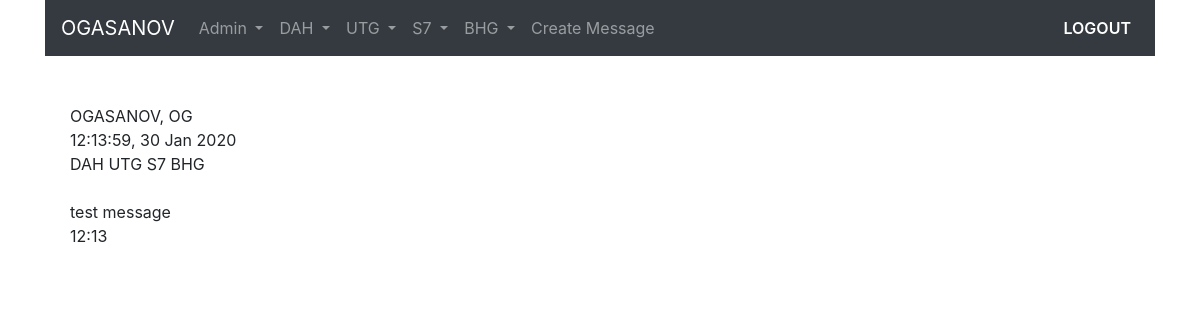
Page /message/1580375639/ (signed in) on the committed database.
### user_model/models.py (models this page shows, shortened)
class UserModel(AbstractBaseUser):
    username = models.CharField(verbose_name='username', max_length=30, unique=True)
    fullname = models.CharField(verbose_name='full name', max_length=100)
    role = models.ForeignKey('UserRole', on_delete=models.CASCADE, related_name='role', null=True)
    date_joined = models.DateTimeField(verbose_name='date joined', auto_now_add=True)
    last_login = models.DateTimeField(verbose_name='last login', auto_now=True)
    is_admin = models.BooleanField(default=False)
    is_active = models.BooleanField(default=True)
    is_staff = models.BooleanField(default=False)
    is_superuser = models.BooleanField(default=False)
    USERNAME_FIELD = 'username'
    REQUIRED_FIELDS = ['fullname', 'role']
    objects = UserModelManager()
    class Meta:
        verbose_name = 'User'
        verbose_name_plural = 'Users'
        ordering = ['username']

class Message(models.Model):
    title = models.CharField(max_length=150, db_index=True)
    slug = models.SlugField(max_length=150, unique=True)
    body = models.TextField(db_index=True)
    tags = models.ManyToManyField('Tag', related_name='t_messages')
    users = models.ManyToManyField('UserModel', related_name='u_messages')
    date_pub = models.DateTimeField(auto_now_add=True)
    class Meta:
        ordering = ['-date_pub']

class Tag(models.Model):
    title = models.CharField(max_length=50, unique=True)
    slug = models.SlugField(max_length=50, unique=True)

### user_model/views.py (the view)
# urls.py: path('message/<str:slug>/', message_detail, name='message_detail'),
@login_required
def message_detail(request, slug):
    _message = Message.objects.get(slug__iexact=slug)
    return render(request, 'user_model/message_detail.html', context={'message': _message})

### user_model/templates/user_model/message_detail.html (shortened to what this page needs)
{% extends 'user_model/base.html' %}
{% load static %}
{% block content %}
    <div class="message-template" id="message-detail">
        {{ message.title }}
        <br>
        {{ message.date_pub|date:'H:i:s, d M Y'}}
        <br>
        {% for tag in message.tags.all %}
            {{ tag.title }}
        {% endfor %}
        <br><br>
        {{ message.body|linebreaks }}
        <br>
    </div>
{% endblock %}

### user_model/templates/user_model/includes/navbar.html (shortened to what this page needs)
<nav class="navbar navbar-expand-md navbar-dark bg-dark sticky-top">
    {% if request.user.is_authenticated %}
        <a class="navbar-brand" href="{% url 'homepage' %}">{{ request.user.username|upper }}</a>
    {% else %}
        <a class="navbar-brand mx-auto" href="{% url 'homepage' %}">Рассылка сообщений по рейсам</a>
    {% endif %}
    {% if request.user.is_authenticated and request.user.is_admin %}
    <div class="collapse navbar-collapse" id="navbarSupportedContent">
        <ul class="navbar-nav mr-auto">
            {% include 'user_model/includes/nav_item_admin.html' %}
            {% include 'user_model/includes/nav_item_template.html' %}
        </ul>
        <ul class="navbar-nav ml-auto">
            {% include 'user_model/includes/nav_item_logout.html' %}
        </ul>
    </div>
    {% endif %}
</nav>

### static/css/style.css (style rules this page uses)
.message-template { margin-left: 25px; margin-right: 25px; }

### rows in the picture
UserModel: user.username "OGASANOV"
Message: title "OGASANOV, OG", date_pub "12:13:59, 30 Jan 2020", body "test message 12:13"
Tag: title "DAH"
Tag: title "UTG"
Tag: title "S7"
Tag: title "BHG"
